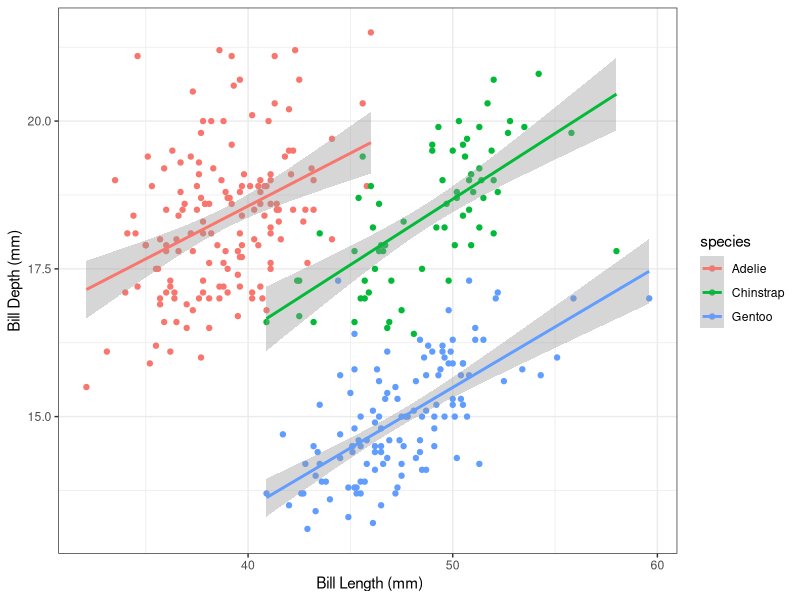

The R script that drew this image:
## ---- chunk 1
knitr::opts_chunk$set(echo = TRUE)
## ---- chunk 2
library(tidyverse)
library(palmerpenguins)
library(here)
## ---- chunk 3
glimpse(penguins)
## ---- chunk 4
penguins %>%
  ggplot(aes(x = bill_length_mm, y = bill_depth_mm, color = species))+
  geom_point()+
  geom_smooth(method = lm)+
  labs(x = " Bill Length (mm)",
       y = "Bill Depth (mm)")+
  theme_bw()
